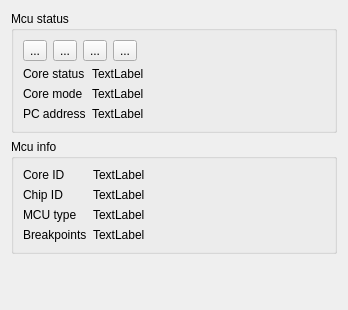
<?xml version="1.0" encoding="UTF-8"?>
<ui version="4.0">
 <class>Info</class>
 <widget class="QWidget" name="Info">
  <property name="geometry">
   <rect>
    <x>0</x>
    <y>0</y>
    <width>348</width>
    <height>310</height>
   </rect>
  </property>
  <property name="windowTitle">
   <string>Info</string>
  </property>
  <property name="windowIcon">
   <iconset resource="../tray/resources.qrc">
    <normaloff>:/tray/info</normaloff>:/tray/info</iconset>
  </property>
  <layout class="QVBoxLayout" name="verticalLayout">
   <item>
    <widget class="QGroupBox" name="groupBox">
     <property name="title">
      <string>Mcu status</string>
     </property>
     <layout class="QVBoxLayout" name="verticalLayout_2">
      <item>
       <layout class="QHBoxLayout" name="horizontalLayout">
        <item>
         <widget class="QToolButton" name="butRun">
          <property name="text">
           <string>...</string>
          </property>
          <property name="icon">
           <iconset resource="../tray/resources.qrc">
            <normaloff>:/tray/play</normaloff>:/tray/play</iconset>
          </property>
          <property name="iconSize">
           <size>
            <width>24</width>
            <height>24</height>
           </size>
          </property>
         </widget>
        </item>
        <item>
         <widget class="QToolButton" name="butStop">
          <property name="text">
           <string>...</string>
          </property>
          <property name="icon">
           <iconset resource="../tray/resources.qrc">
            <normaloff>:/tray/pause</normaloff>:/tray/pause</iconset>
          </property>
          <property name="iconSize">
           <size>
            <width>25</width>
            <height>24</height>
           </size>
          </property>
         </widget>
        </item>
        <item>
         <widget class="QToolButton" name="butReset">
          <property name="text">
           <string>...</string>
          </property>
          <property name="icon">
           <iconset resource="../tray/resources.qrc">
            <normaloff>:/tray/restart</normaloff>:/tray/restart</iconset>
          </property>
          <property name="iconSize">
           <size>
            <width>25</width>
            <height>24</height>
           </size>
          </property>
         </widget>
        </item>
        <item>
         <widget class="QToolButton" name="butStep">
          <property name="text">
           <string>...</string>
          </property>
          <property name="icon">
           <iconset resource="../tray/resources.qrc">
            <normaloff>:/tray/step</normaloff>:/tray/step</iconset>
          </property>
          <property name="iconSize">
           <size>
            <width>25</width>
            <height>24</height>
           </size>
          </property>
         </widget>
        </item>
        <item>
         <spacer name="horizontalSpacer">
          <property name="orientation">
           <enum>Qt::Horizontal</enum>
          </property>
          <property name="sizeHint" stdset="0">
           <size>
            <width>40</width>
            <height>20</height>
           </size>
          </property>
         </spacer>
        </item>
       </layout>
      </item>
      <item>
       <layout class="QFormLayout" name="formLayout_2">
        <item row="0" column="0">
         <widget class="QLabel" name="label_4">
          <property name="text">
           <string>Core status</string>
          </property>
         </widget>
        </item>
        <item row="1" column="0">
         <widget class="QLabel" name="label_5">
          <property name="text">
           <string>Core mode</string>
          </property>
         </widget>
        </item>
        <item row="2" column="0">
         <widget class="QLabel" name="label_6">
          <property name="text">
           <string>PC address</string>
          </property>
         </widget>
        </item>
        <item row="0" column="1">
         <widget class="QLabel" name="labCoreStatus">
          <property name="text">
           <string>TextLabel</string>
          </property>
         </widget>
        </item>
        <item row="1" column="1">
         <widget class="QLabel" name="labCoreMode">
          <property name="text">
           <string>TextLabel</string>
          </property>
         </widget>
        </item>
        <item row="2" column="1">
         <widget class="QLabel" name="labPcAddress">
          <property name="text">
           <string>TextLabel</string>
          </property>
         </widget>
        </item>
       </layout>
      </item>
     </layout>
    </widget>
   </item>
   <item>
    <widget class="QGroupBox" name="groupBox_2">
     <property name="title">
      <string>Mcu info</string>
     </property>
     <layout class="QFormLayout" name="formLayout">
      <property name="fieldGrowthPolicy">
       <enum>QFormLayout::AllNonFixedFieldsGrow</enum>
      </property>
      <item row="0" column="0">
       <widget class="QLabel" name="label">
        <property name="text">
         <string>Core ID</string>
        </property>
       </widget>
      </item>
      <item row="0" column="1">
       <widget class="QLabel" name="labCoreID">
        <property name="text">
         <string>TextLabel</string>
        </property>
       </widget>
      </item>
      <item row="1" column="0">
       <widget class="QLabel" name="label_2">
        <property name="text">
         <string>Chip ID</string>
        </property>
       </widget>
      </item>
      <item row="1" column="1">
       <widget class="QLabel" name="labChipID">
        <property name="text">
         <string>TextLabel</string>
        </property>
       </widget>
      </item>
      <item row="2" column="0">
       <widget class="QLabel" name="label_3">
        <property name="text">
         <string>MCU type</string>
        </property>
       </widget>
      </item>
      <item row="2" column="1">
       <widget class="QLabel" name="labMcuType">
        <property name="text">
         <string>TextLabel</string>
        </property>
       </widget>
      </item>
      <item row="3" column="0">
       <widget class="QLabel" name="label_7">
        <property name="text">
         <string>Breakpoints</string>
        </property>
       </widget>
      </item>
      <item row="3" column="1">
       <widget class="QLabel" name="labBreaks">
        <property name="text">
         <string>TextLabel</string>
        </property>
       </widget>
      </item>
     </layout>
    </widget>
   </item>
   <item>
    <spacer name="verticalSpacer">
     <property name="orientation">
      <enum>Qt::Vertical</enum>
     </property>
     <property name="sizeHint" stdset="0">
      <size>
       <width>20</width>
       <height>40</height>
      </size>
     </property>
    </spacer>
   </item>
  </layout>
 </widget>
 <resources>
  <include location="../tray/resources.qrc"/>
 </resources>
 <connections/>
</ui>
